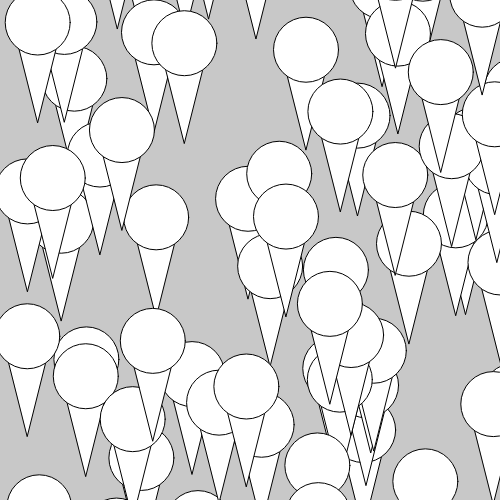
Frame 1 (no input)
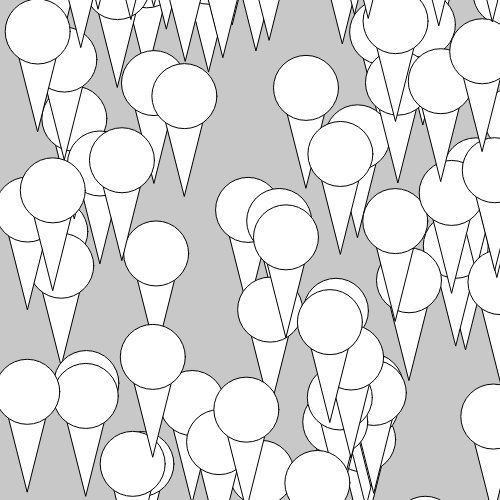
Frame 60 (no input)
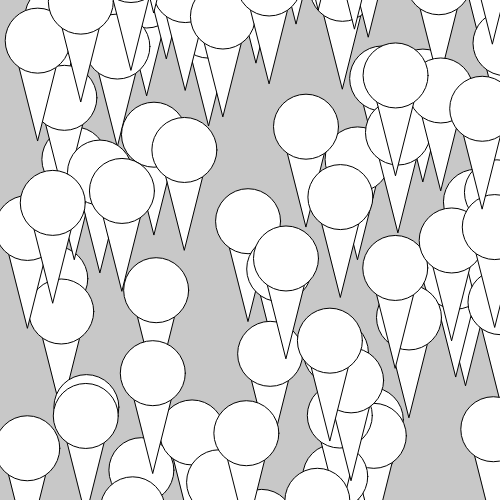
Frame 120 (the mouse pressed at the canvas centre since frame 60)

The p5.js sketch that drew these frames (run headless with seeded random() and noise() and a simulated clock; from frame 60 on, the mouse is pressed at the canvas centre):

// p5.js sketch
// ── sketch.js
/*
From demo on OOP, adding array of objects.

This sketch creates an array of objects from the Icecream class with 
random x and y positions and a fixed diameter of 65.
*/

let icecreams = [];  //declare object array 
icecreams.length = 100; //set array length

function setup() 
{
	createCanvas(500, 500);
	//initialize objects by calling the constructor with a for loop
	for (let i = 0; i < icecreams.length; i++) 
	{
		icecreams[i] = new Icecream(random(width), random(-200, height + 200), 65);
	}
}

function draw() 
{
	background(200);
	//call methods on the objects 
	//the for loop increments through each object in the array
	for (let i = 0; i < icecreams.length; i++) 
	{
		icecreams[i].display();
		icecreams[i].fall();
		icecreams[i].grow();
	}
}

class Icecream 
{
	//**constructor**
	//like setup() function within class
	//constructor arguments are temporary and used to initialize values inside object
	constructor(tempX, tempY, tempDiameter) 
	{
		this.x = tempX;
		this.y = tempY;
		this.diameter = tempDiameter;
		this.move = random(0.1,1); 
	}

	//**methods** 
	//these are functions for the object
	display() //method
	{ 
		triangle(this.x, this.y, this.x + 50, this.y, this.x + 25, this.y + 100);
		ellipse(this.x + 25, this.y, this.diameter, this.diameter);
	}

	fall() //method
	{ 
		if (this.y > height + 100) 
		{
			this.y = -100;
		} 
		else 
		{
			this.y+= this.move;
		}
	}

	grow() //method
	{ 
		this.diameter = constrain(this.diameter, 0, width);
		
		if (keyIsPressed) 
		{
			if (key === '1') 
			{
				this.diameter++;
			} 
			else if (key === '2') 
			{
				this.diameter--;
			}
		}
	}
}
